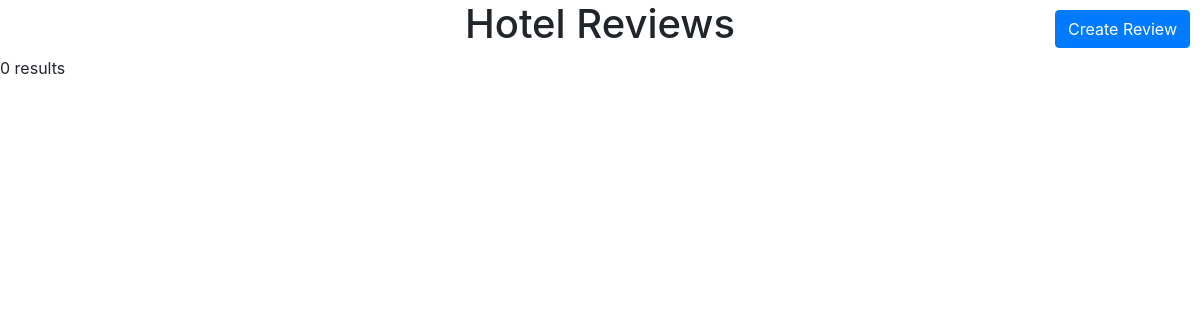
The page /website_files/reviews/hotel_reviews.php on the database as committed earlier.
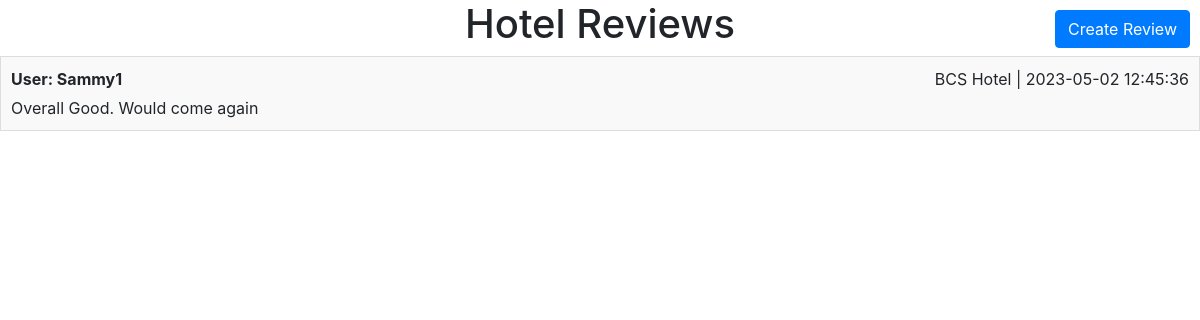
The same page on the database as committed later.
### tables this page shows
CREATE TABLE `reviews` (
  `Review_ID` int(10) UNSIGNED NOT NULL,
  `Hotel_ID` int(10) UNSIGNED NOT NULL,
  `User_ID` int(10) UNSIGNED NOT NULL,
  `Rating` int(2) UNSIGNED NOT NULL,
  `Description` varchar(300) NOT NULL,
  `Review_Date` datetime NOT NULL
);

CREATE TABLE `users` (
  `User_ID` int(10) UNSIGNED NOT NULL,
  `FName` varchar(45) NOT NULL,
  `LName` varchar(45) NOT NULL,
  `Phone_NO` int(10) NOT NULL,
  `Email` varchar(60) NOT NULL,
  `Username` varchar(45) NOT NULL,
  `Password` varchar(45) NOT NULL,
  `User_Type` varchar(30) NOT NULL
);

CREATE TABLE `hotel` (
  `Hotel_ID` int(10) UNSIGNED NOT NULL,
  `Hotel_Name` varchar(45) NOT NULL,
  `Hotel_City` varchar(45) NOT NULL,
  `Hotel_State` varchar(45) NOT NULL,
  `Hotel_Country` varchar(45) NOT NULL
);

### website_files/reviews/hotel_reviews.php (the view, shortened to what this page needs)
<?php include "../res/head.php"; ?>
<link rel="stylesheet" href="style.css">
<div>
  <h1 class="title">Hotel Reviews</h1>
    <?php
    $q = "SELECT * FROM Reviews ORDER BY Review_ID ASC";
    $data = $conn->query($q);
    if ($data->num_rows > 0) {
        while ($row = $data->fetch_assoc()) {
            echo "<div class='review'>";
            echo "<div class='review-header'>";
            $u_name_query = $conn->query("SELECT * FROM Users WHERE User_ID = $row[User_ID]");
            $u_name = $u_name_query->fetch_assoc();
            echo "<div class='user-id'>User: " . $u_name["Username"] . "</div>";
            $h_name_query = $conn->query("SELECT * FROM Hotel WHERE Hotel_ID = $row[Hotel_ID]");
            $h_name = $h_name_query->fetch_assoc();
            echo "<div class='hotel-info'>" . $h_name["Hotel_Name"] . " | " . $row["Review_Date"] . "</div>";
            echo "</div>";
            echo "<div class='review-description'>" . $row["Description"] . "</div>";
            echo "</div>";
        }
    } else {
        echo "<tr><td colspan='2'>0 results</td></tr>";
    }
    ?>
  <div id = "review-button">
    <a href="create_review.php" class="btn btn-primary">Create Review</a>
  </div>
  </div>

### website_files/res/head.php (shortened to what this page needs)
<?php
$path = getcwd() . "/";
$path = str_replace('\\', '/', $path);
$path_parts = explode('/website_files/', $path);
$local_path = array_pop($path_parts);
$folder_depth = substr_count($local_path, "/");
$backup = "";
for ($i = 0; $i < $folder_depth; $i++) {
    $backup .= "../";
}
include $backup . "res/table_editor.php";
?>
<!doctype html>
<link rel="stylesheet" href="https://cdn.jsdelivr.net/npm/bootstrap@4.3.1/dist/css/bootstrap.min.css">
<link rel="stylesheet" href="<?php echo $backup . "res/main.css";?>" type="text/css">

### website_files/reviews/style.css (style rules this page uses)
#review-button { position: absolute; top: 10px; right: 10px; }
.title { text-align: center; }
.review { background-color: #f9f9f9; border: 1px solid #ddd; padding: 10px; margin-bottom: 10px; }
.review-header { display: flex; justify-content: space-between; margin-bottom: 5px; }
.user-id { font-weight: bold; }
.hotel-info { font-style: normal; }
.review-description { margin-top: 5px; }

Rows that differ between the two databases and show on the page:
added reviews: users.Username "Sammy1", Hotel_ID.Hotel_Name "BCS Hotel", Review_Date "2023-05-02 12:45:36", Description "Overall Good. Would come again"
Other text that changed with them:
text no longer shown: "0 results"
